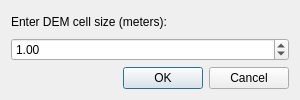
<?xml version="1.0" encoding="UTF-8"?>
<ui version="4.0">
    <class>BareEarthDemDialog</class>
    <widget class="QDialog" name="BareEarthDemDialog">
        <property name="geometry">
            <rect>
                <x>0</x>
                <y>0</y>
                <width>300</width>
                <height>100</height>
            </rect>
        </property>
        <property name="windowTitle">
            <string>Bare Earth DEM Settings</string>
        </property>
        <layout class="QVBoxLayout" name="verticalLayout">
            <item>
                <widget class="QLabel" name="label">
                    <property name="text">
                        <string>Enter DEM cell size (meters):</string>
                    </property>
                </widget>
            </item>
            <item>
                <widget class="QDoubleSpinBox" name="cellSizeSpinBox">
                    <property name="decimals">
                        <number>2</number>
                    </property>
                    <property name="minimum">
                        <double>0.10</double>
                    </property>
                    <property name="maximum">
                        <double>1000.00</double>
                    </property>
                    <property name="singleStep">
                        <double>0.10</double>
                    </property>
                    <property name="value">
                        <double>1.00</double>
                    </property>
                </widget>
            </item>
            <item>
                <widget class="QDialogButtonBox" name="buttonBox">
                    <property name="orientation">
                        <enum>Qt::Horizontal</enum>
                    </property>
                    <property name="standardButtons">
                        <set>QDialogButtonBox::Cancel|QDialogButtonBox::Ok</set>
                    </property>
                </widget>
            </item>
        </layout>
    </widget>
<resources/>
<connections>
<connection>
<sender>buttonBox</sender>
<signal>accepted()</signal>
<receiver>BareEarthDemDialog</receiver>
<slot>accept()</slot>
<hints>
<hint type="sourcelabel">
    <x>220</x>
    <y>100</y>
</hint>
<hint type="destinationlabel">
    <x>150</x>
    <y>60</y>
</hint>
</hints>
</connection>
<connection>
<sender>buttonBox</sender>
<signal>rejected()</signal>
<receiver>BareEarthDemDialog</receiver>
<slot>reject()</slot>
<hints>
<hint type="sourcelabel">
    <x>260</x>
    <y>100</y>
</hint>
<hint type="destinationlabel">
    <x>150</x>
    <y>60</y>
</hint>
</hints>
</connection>
</connections>
</ui>
